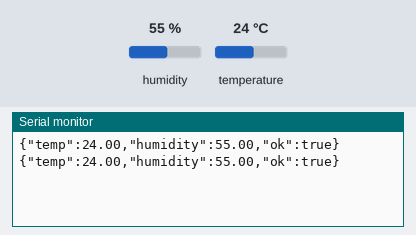
Bench run of a sketch on a simulated Arduino Uno, built with avr-gcc and run on an emulated ATmega328P. On the bench: the last lines printed to the serial monitor. Inputs (shaded band) come from the test bench; at power-on: humidity 55 %, temperature 24 °C.

Above: at 5.8 s.
5.9 s: humidity set to 22 %
At 11.1 s:
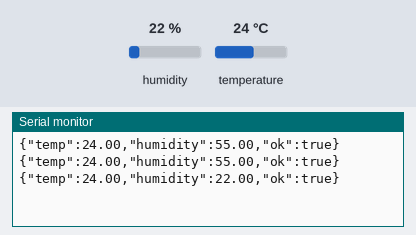
11.9 s: temperature set to 12 °C
At 16.3 s:
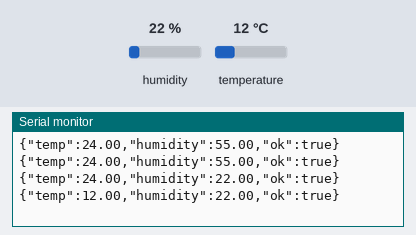
17.9 s: humidity set to 40 %
At 20.3 s:
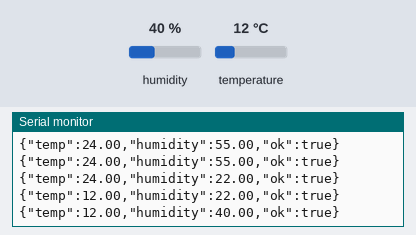
Timing chart, 0 to 21.8 s (numbered marks = the images above; inputs shaded):
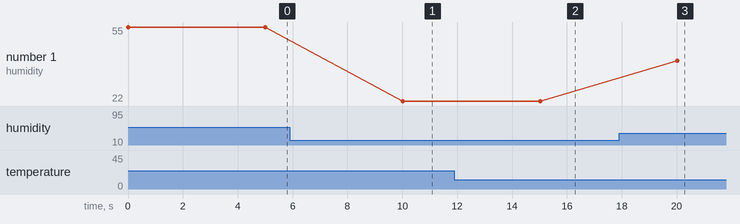

The sketch:

sketch_jun12a.ino
```cpp
#include <DHT.h>

#define DHTPIN 4
#define DHTTYPE DHT22

DHT dht(DHTPIN, DHTTYPE);

void setup() {
  Serial.begin(115200);
  dht.begin();
}

void loop() {
  float temp = NAN;
  float hum = NAN;

  // Retry up to 3 times if NaN
  for (int i = 0; i < 3; i++) {
    temp = dht.readTemperature();
    hum = dht.readHumidity();

    if (!isnan(temp) && !isnan(hum))
      break;

    delay(2000);
  }

  bool ok = (!isnan(temp) && !isnan(hum));

  Serial.print("{\"temp\":");
  if (ok) Serial.print(temp);
  else Serial.print("null");

  Serial.print(",\"humidity\":");
  if (ok) Serial.print(hum);
  else Serial.print("null");

  Serial.print(",\"ok\":");
  Serial.print(ok ? "true" : "false");
  Serial.println("}");

  delay(5000);
}
```

Measured:
- after the input at 5.9 s, the serial monitor: prints a new line after 4.1 s (image 1)
- after the input at 11.9 s, the serial monitor: prints a new line after 3.1 s (image 2)
- after the input at 17.9 s, the serial monitor: prints a new line after 2.1 s (image 3)
- plotted number 1: 55 → 22 after the input at 5.9 s, 22 → 40 after the input at 17.9 s
